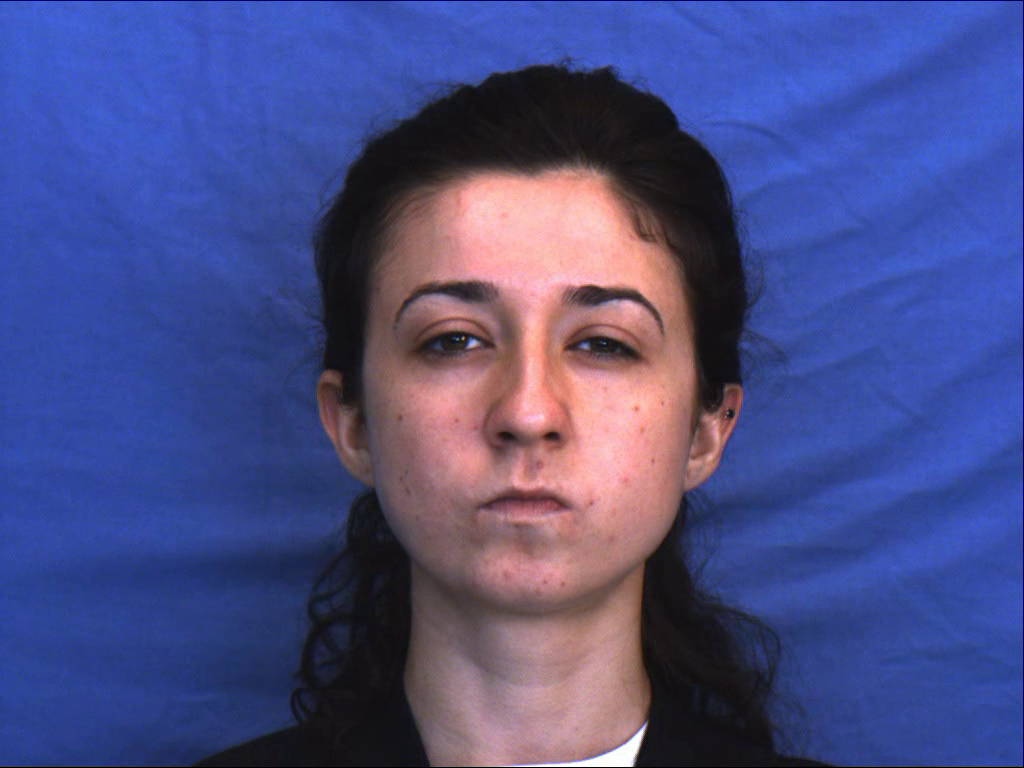
#> input picture frame 14 of data/anger/1.avi, 1024 x 768 px
$ python preprocess.py
#> lines starting #> are read from the running program, lines starting #| are printed output that depends on the picture

import cv2
import os

# model parameters

face_cascade = cv2.CascadeClassifier(cv2.data.haarcascades + 'haarcascade_frontalface_default.xml')

def crop_video(input_path, output_path, size):
#> called with input_path = 'data/test/anger/1.avi', output_path = 'data/test/reanger/resized_1.avi', size = (224, 224)
    cap = cv2.VideoCapture(input_path)
    fourcc = cv2.VideoWriter_fourcc(*'mp4v')  # 用于编码视频的编码器
    out = cv2.VideoWriter(output_path, fourcc, cap.get(cv2.CAP_PROP_FPS), size)
    # 循环遍历视频帧直到第10帧
    for i in range(10):
        ret, frame = cap.read()

        if not ret:
            print("Error: Failed to read frame.")
            exit()
#> this loop made 10 passes
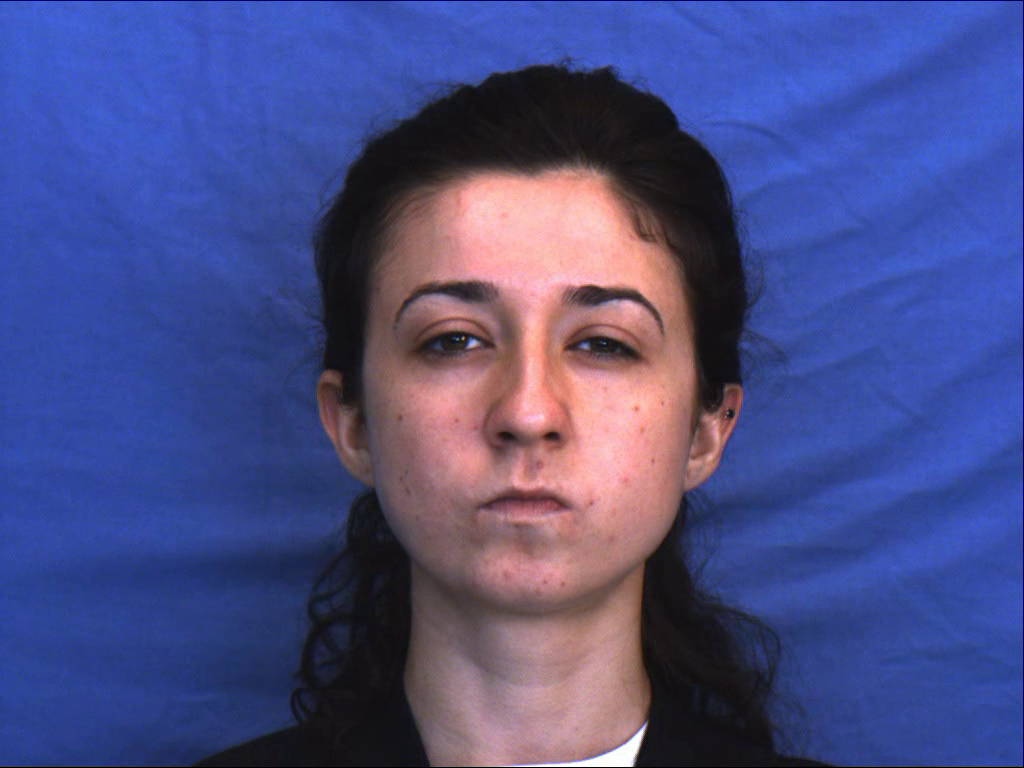
#> input picture frame 14 of data/anger/1.avi, 1024 x 768 px
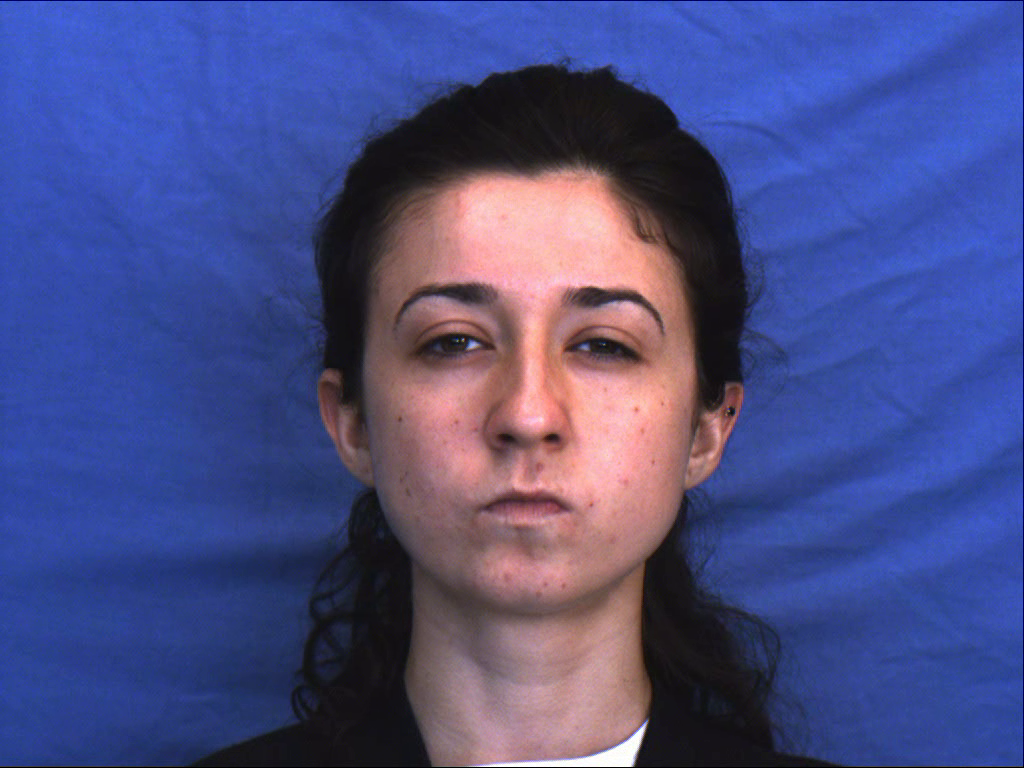
#> input picture frame 15 of data/anger/1.avi, 1024 x 768 px
    cap.release()
    # 在第10帧上进行人脸检测
    gray = cv2.cvtColor(frame, cv2.COLOR_BGR2GRAY)
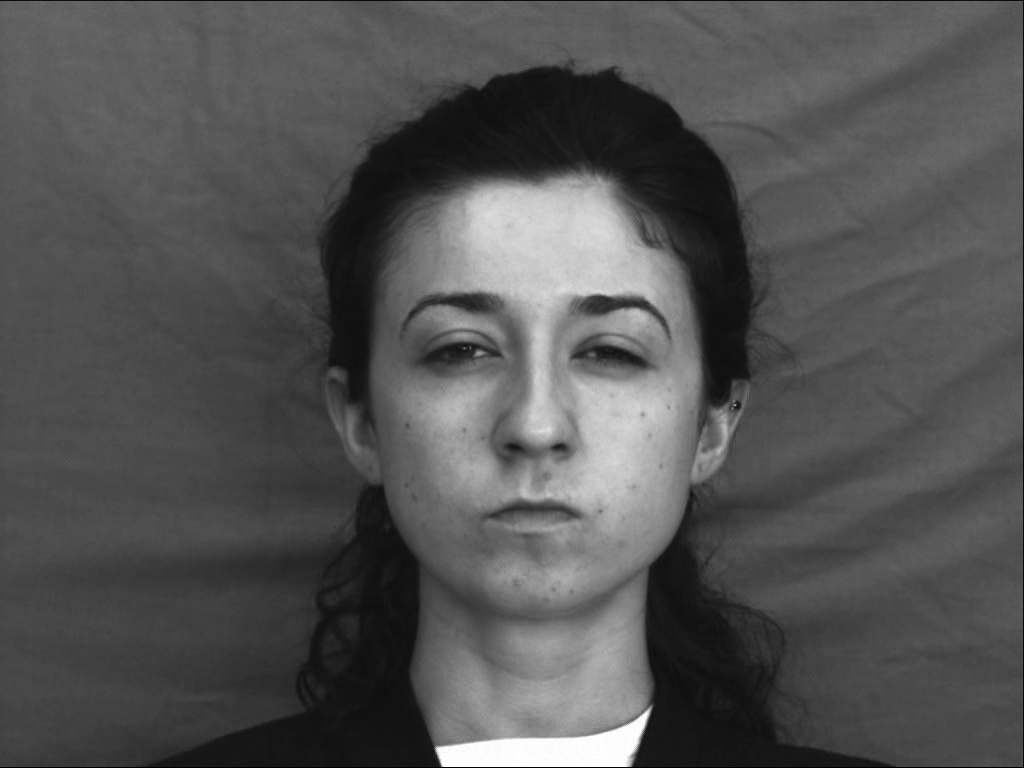
#> gray: shape (768, 1024); min 0, max 255, mean 83.1
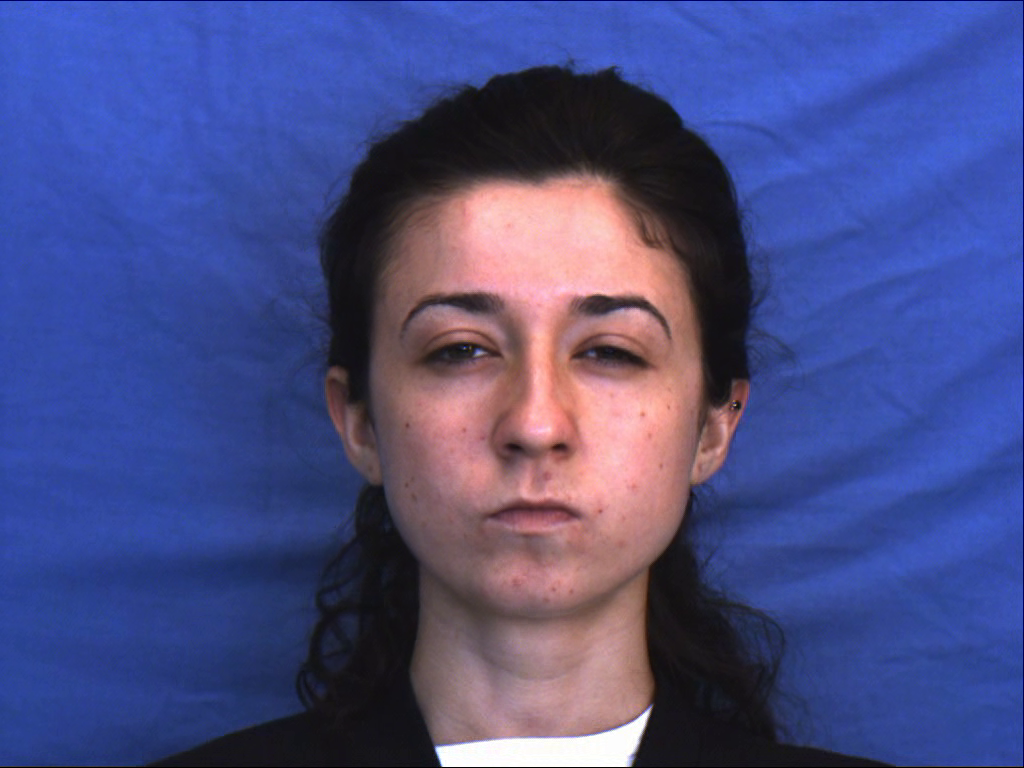
#> frame: shape (768, 1024, 3); mean B, G, R 134.4, 78, 73.8
    faces = face_cascade.detectMultiScale(gray, scaleFactor=1.1, minNeighbors=5, minSize=(30, 30))
#> faces = [[318, 181, 435, 435]]
    for (x, y, w, h) in faces:
        print("人脸坐标：", (x, y, w, h))
#> this loop made 1 pass
#| 人脸坐标： (318, 181, 435, 435)
    cap = cv2.VideoCapture(input_path)
    while True:
        ret, frame = cap.read()
#> frame is the input picture: shape (768, 1024, 3); mean B, G, R 134.6, 78.1, 74.5
        if not ret:
            break
        face_region = frame[y:y+h, x:x+w]
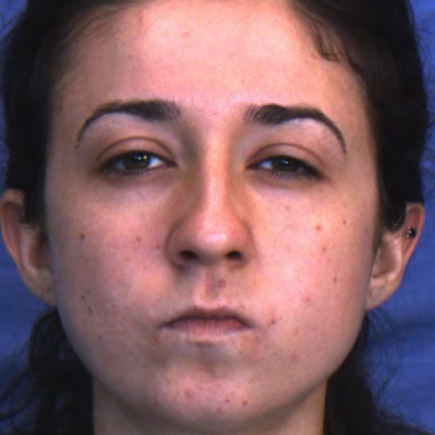
#> face_region: shape (435, 435, 3); mean B, G, R 99.6, 94.4, 130.3
    # 调整人脸区域大小为 224x224
        resized_face = cv2.resize(face_region, (224, 224))
        out.write(resized_face)

    cap.release()
    out.release()

def process_videos(input_folder, output_folder, size=(224, 224)):
    if not os.path.exists(output_folder):
        os.makedirs(output_folder)

    for filename in os.listdir(input_folder):
        if filename.endswith(".mp4") or filename.endswith(".avi"):  # 根据需要可以添加更多的视频格式
            input_path = os.path.join(input_folder, filename)
            output_path = os.path.join(output_folder, "resized_" + filename)
            crop_video(input_path, output_path, size)

input_folder_1 ='data/test/anger'  # 替换为第一个文件夹输出路径

input_folder_2 = 'data/test/happy'  # 替换为第二个文件夹输出路径

output_folder_1 = 'data/test/reanger'

output_folder_2 = 'data/test/rehappy'
# 处理第一个文件夹
process_videos(input_folder_1, output_folder_1)

# 处理第二个文件夹
process_videos(input_folder_2, output_folder_2)

print("finished")

$ run again, starting later in the video
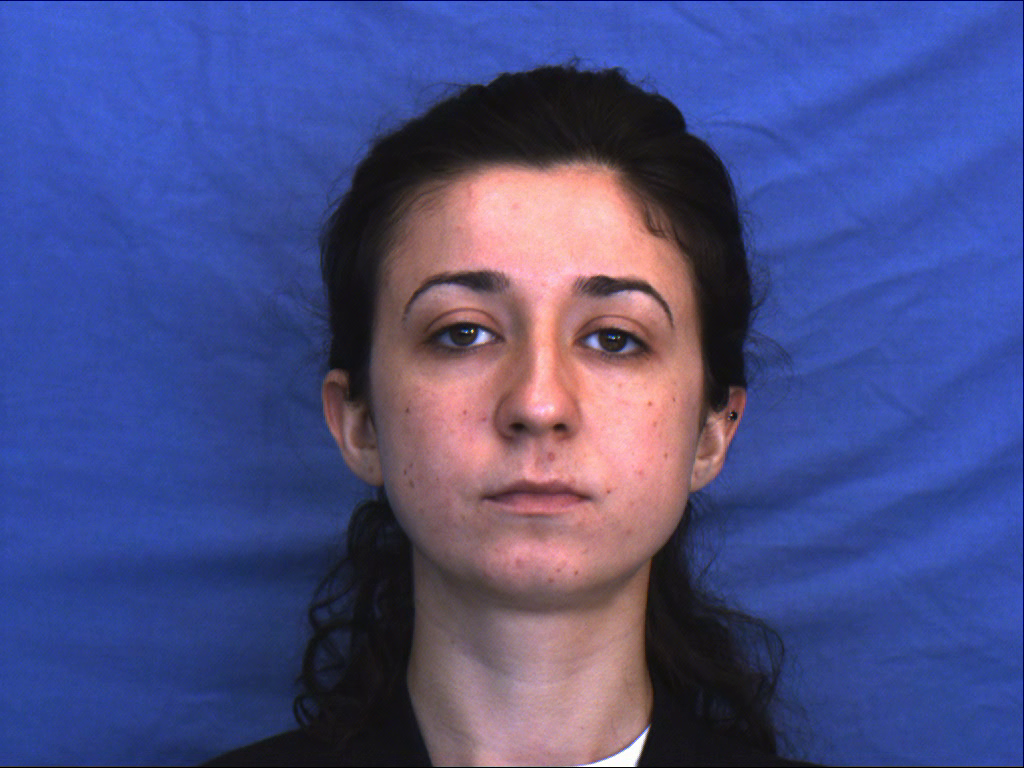
#> input picture frame 63 of data/anger/1.avi, 1024 x 768 px
#> the loop in crop_video, `for i in range(10):` made 10 passes
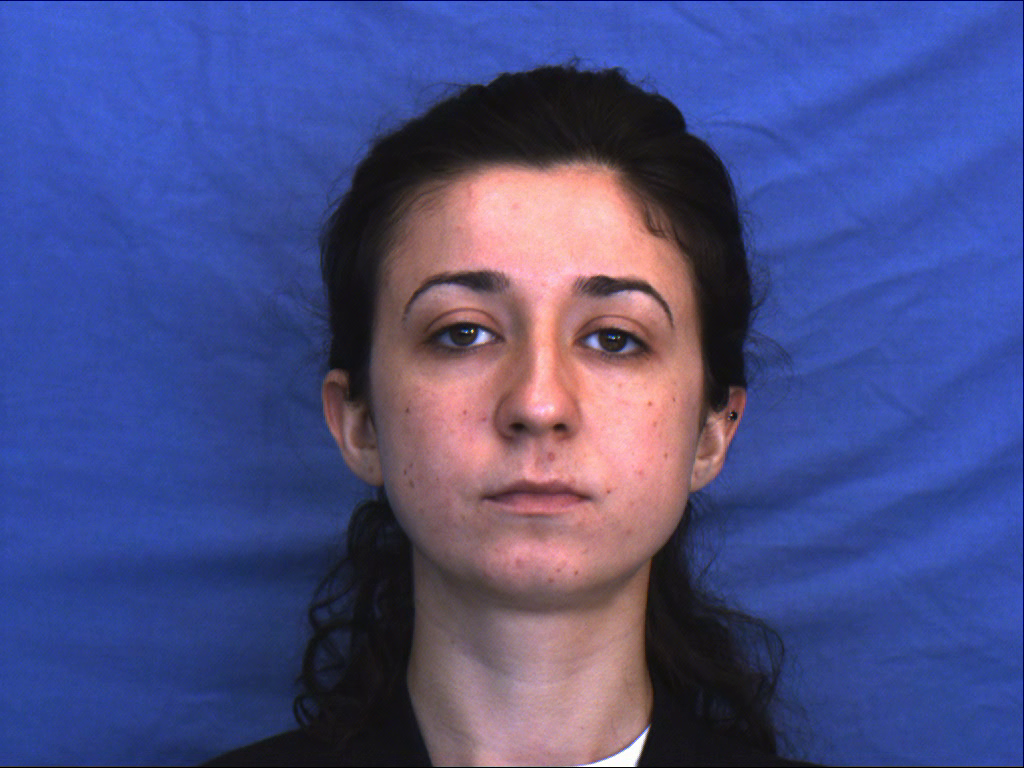
#> input picture frame 63 of data/anger/1.avi, 1024 x 768 px
#> in crop_video, `gray = cv2.cvtColor(frame, cv2.COLOR_BGR2GRAY)`:
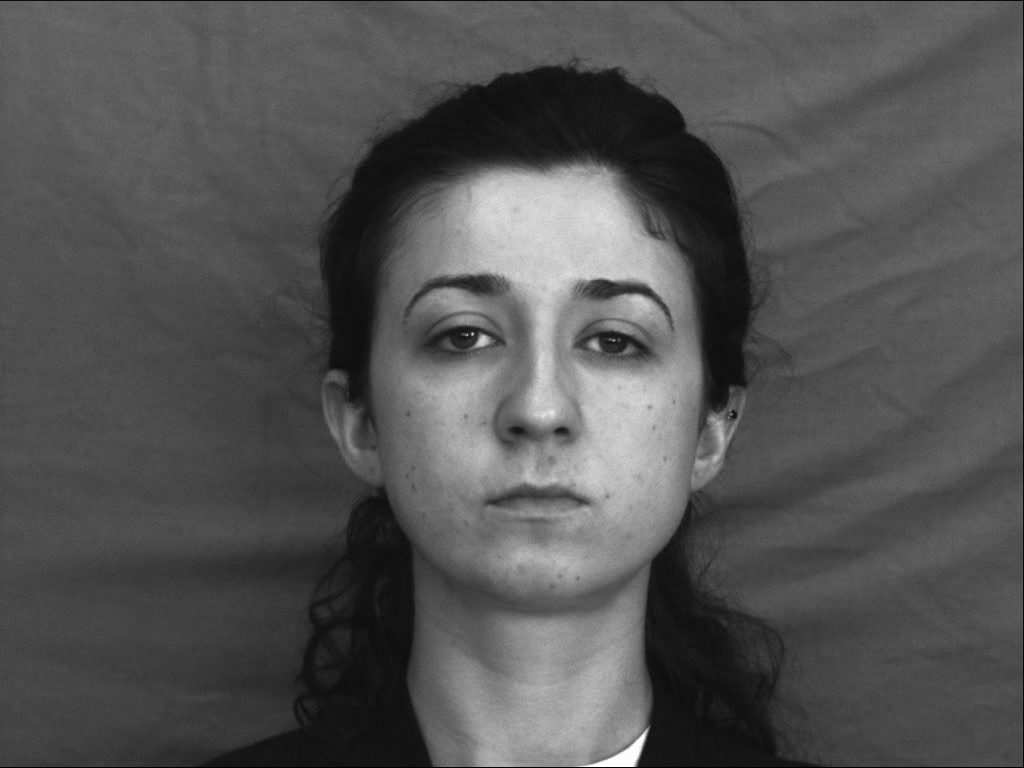
#> gray: shape (768, 1024); min 0, max 255, mean 83.4
#> faces = [[312, 165, 444, 444]]
#> the loop in crop_video, `for (x, y, w, h) in faces:` made 1 pass
#> (printed output is left out)
#> in crop_video, frame is the input picture: shape (768, 1024, 3); mean B, G, R 134.6, 78.6, 74.3
#> in crop_video, `face_region = frame[y:y+h, x:x+w]`:
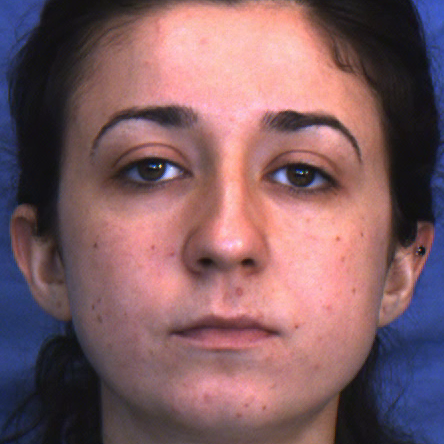
#> face_region: shape (444, 444, 3); mean B, G, R 99.2, 93.2, 127.8

$ run again, starting later in the video
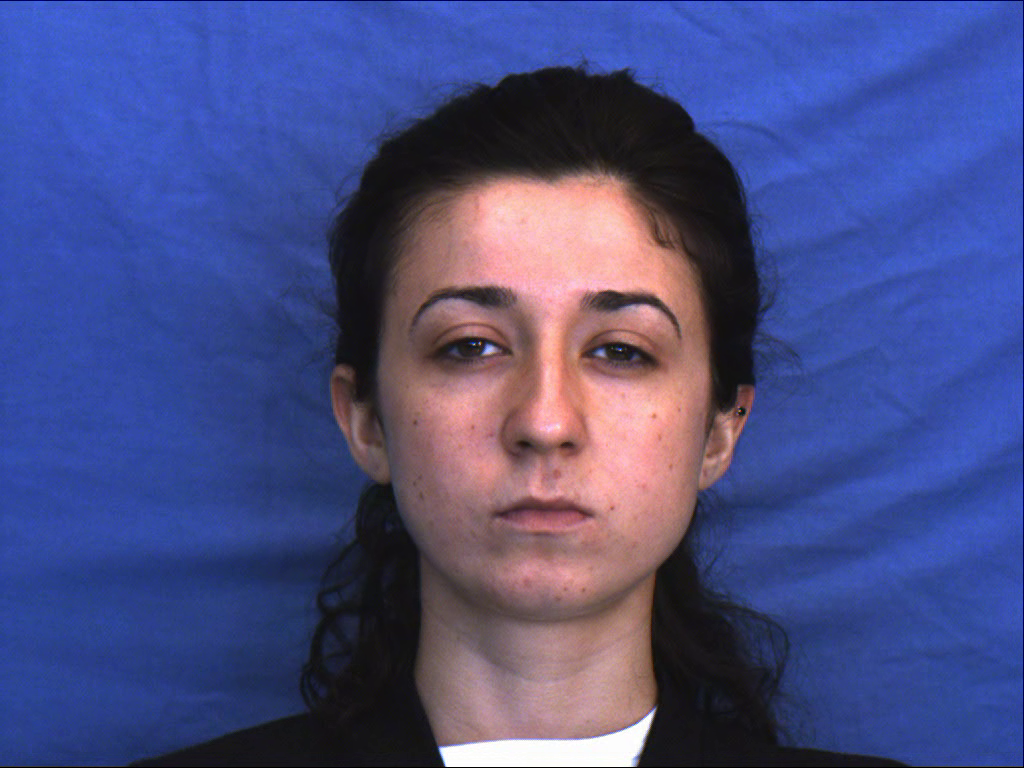
#> input picture frame 113 of data/anger/1.avi, 1024 x 768 px
#> the loop in crop_video, `for i in range(10):` made 10 passes
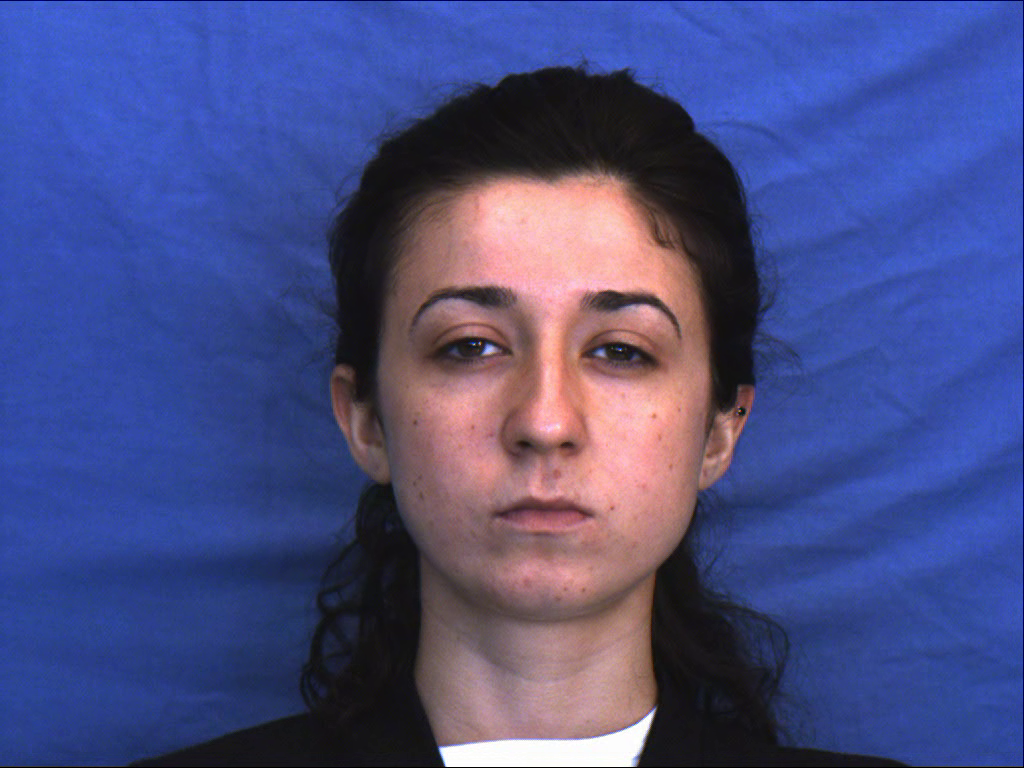
#> input picture frame 113 of data/anger/1.avi, 1024 x 768 px
#> in crop_video, `gray = cv2.cvtColor(frame, cv2.COLOR_BGR2GRAY)`:
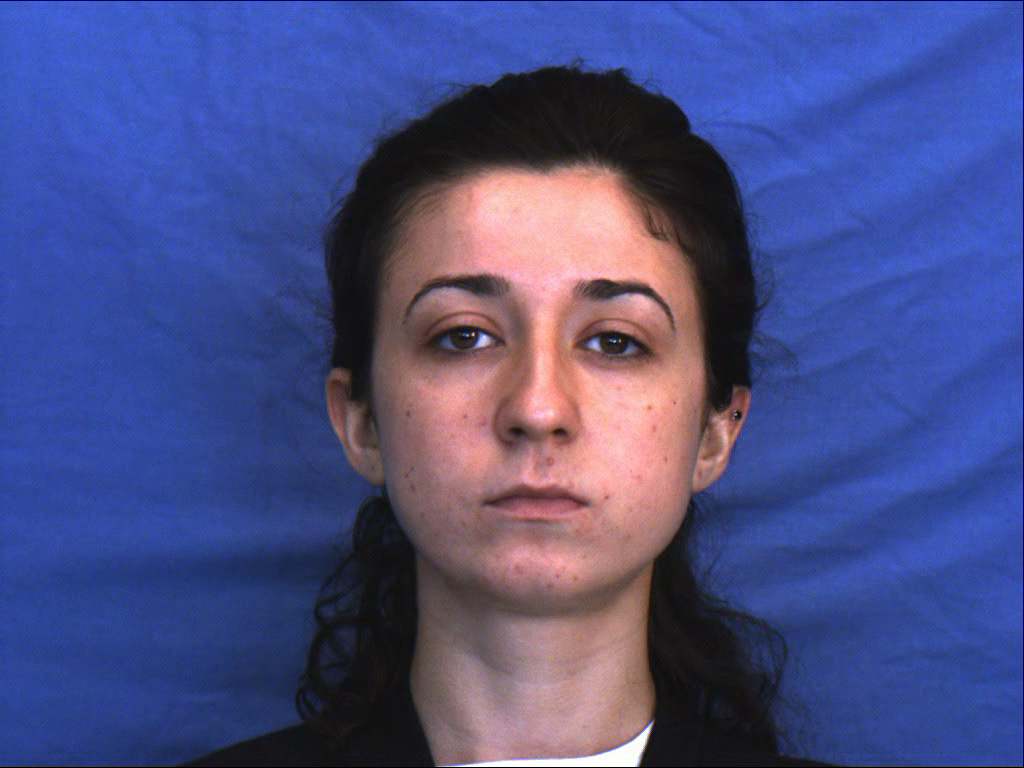
#> frame: shape (768, 1024, 3); mean B, G, R 133.8, 78.8, 74
#> faces = [[315, 166, 443, 443]]
#> the loop in crop_video, `for (x, y, w, h) in faces:` made 1 pass
#> (printed output is left out)
#> in crop_video, frame is the input picture: shape (768, 1024, 3); mean B, G, R 133, 78.1, 73.2
#> in crop_video, `face_region = frame[y:y+h, x:x+w]`:
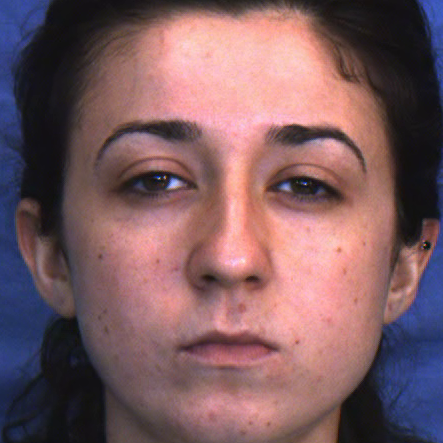
#> face_region: shape (443, 443, 3); mean B, G, R 96.6, 91.6, 124.1
